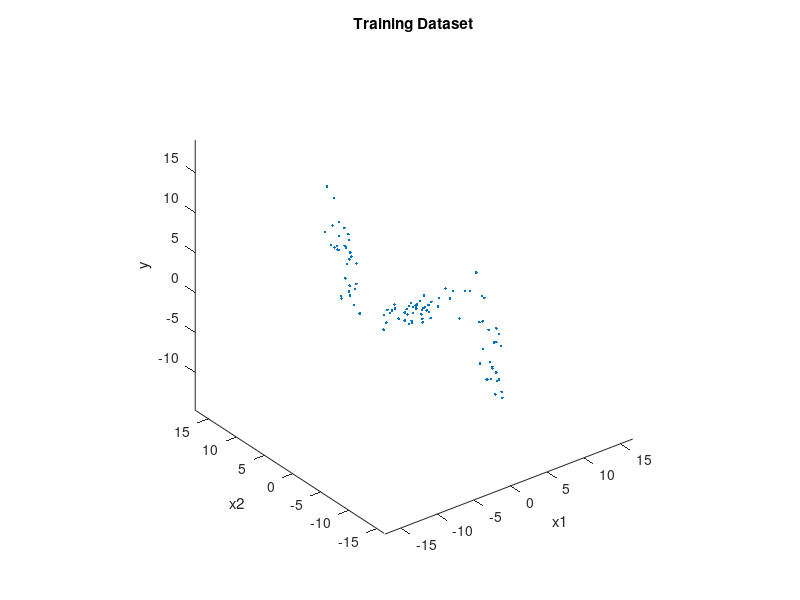
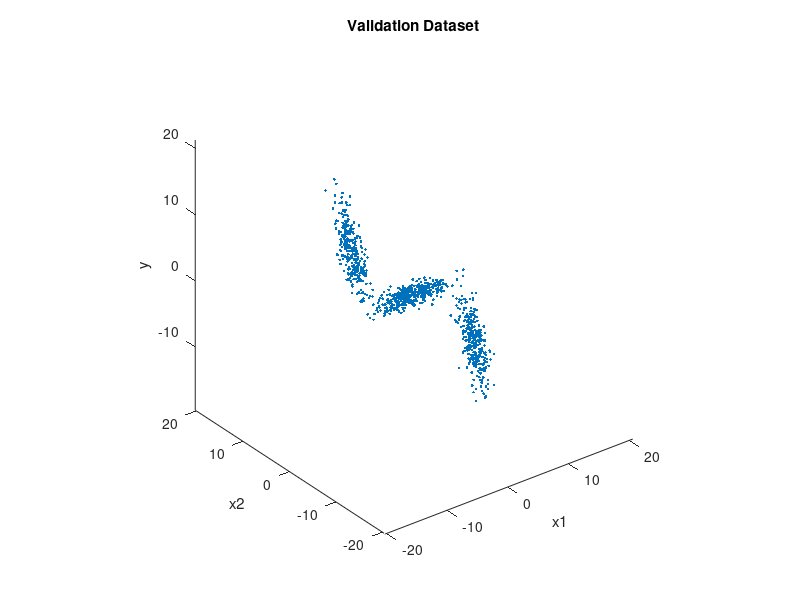

Source code (MATLAB) for these figures, in order:
function [xTrain,yTrain,xValidate,yValidate] = hw2q1

Ntrain = 100; data = generateData(Ntrain);
figure(1), plot3(data(1,:),data(2,:),data(3,:),'.'), axis equal,
xlabel('x1'),ylabel('x2'), zlabel('y'), title('Training Dataset'),
xTrain = data(1:2,:); yTrain = data(3,:);

Nvalidate = 1000; data = generateData(Nvalidate);
figure(2), plot3(data(1,:),data(2,:),data(3,:),'.'), axis equal,
xlabel('x1'),ylabel('x2'), zlabel('y'), title('Validation Dataset'),
xValidate = data(1:2,:); yValidate = data(3,:);

%%
function x = generateData(N)
gmmParameters.priors = [.3,.4,.3]; % priors should be a row vector
gmmParameters.meanVectors = [-10 0 10;0 0 0;10 0 -10];
gmmParameters.covMatrices(:,:,1) = [1 0 -3;0 1 0;-3 0 15];
gmmParameters.covMatrices(:,:,2) = [8 0 0;0 .5 0;0 0 .5];
gmmParameters.covMatrices(:,:,3) = [1 0 -3;0 1 0;-3 0 15];
[x,labels] = generateDataFromGMM(N,gmmParameters);
%%
function [x,labels] = generateDataFromGMM(N,gmmParameters)
% Generates N vector samples from the specified mixture of Gaussians
% Returns samples and their component labels
% Data dimensionality is determined by the size of mu/Sigma parameters
priors = gmmParameters.priors; % priors should be a row vector
meanVectors = gmmParameters.meanVectors;
covMatrices = gmmParameters.covMatrices;
n = size(gmmParameters.meanVectors,1); % Data dimensionality
C = length(priors); % Number of components
x = zeros(n,N); labels = zeros(1,N); 
% Decide randomly which samples will come from each component
u = rand(1,N); thresholds = [cumsum(priors),1];
for l = 1:C
    indl = find(u <= thresholds(l)); Nl = length(indl);
    labels(1,indl) = l*ones(1,Nl);
    u(1,indl) = 1.1*ones(1,Nl); % these samples should not be used again
    x(:,indl) = mvnrnd(meanVectors(:,l),covMatrices(:,:,l),Nl)';
end